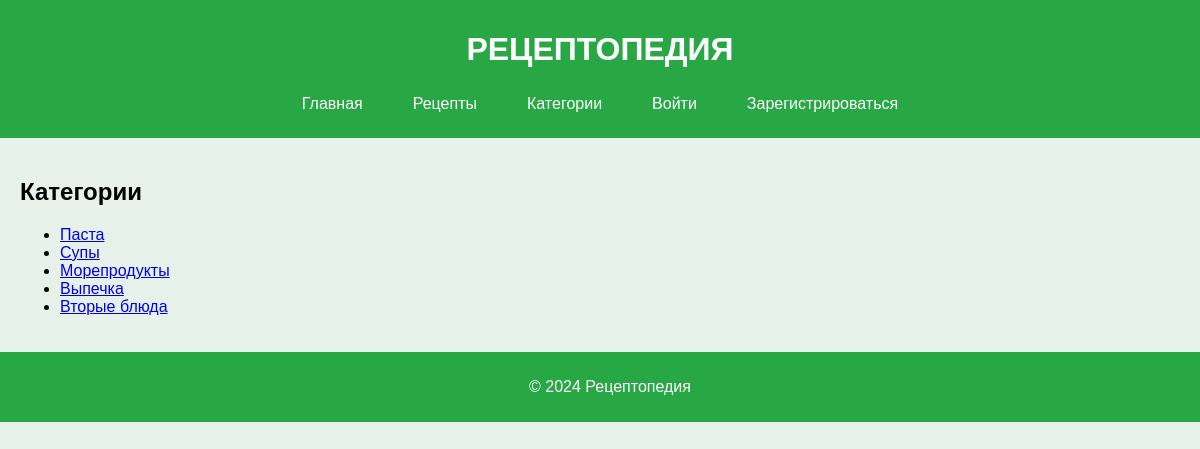
The page /category/ on the database its author committed.
### recipesapp/models.py (models this page shows, shortened)
class RecipeCategory(models.Model):
    name = models.CharField(max_length=100)

### recipesapp/views.py (the view)
# urls.py: path('category/', category_list, name='category_list'),  # маршрут для списка категорий
def category_list(request):
    category = RecipeCategory.objects.all()
    return render(request, 'recipesapp/category_list.html', {'category': category})

### recipesapp/templates/recipesapp/category_list.html (shortened to what this page needs)
{% extends 'base.html' %}
{% block content %}
    <h2>Категории</h2>
    <ul>
        {% for category in category %}
            <li><a href="{% url 'category_detail' category.pk %}">{{ category.name }}</a></li>
        {% endfor %}
    </ul>
{% endblock %}

### recipesapp/static/recipesapp/style.css (style rules this page uses)
body { font-family: Arial, sans-serif; margin: 0; padding: 0; background-color: #e6f2e9; }

### rows shown on the page
RecipeCategory: name "Паста"
RecipeCategory: name "Супы"
RecipeCategory: name "Морепродукты"
RecipeCategory: name "Выпечка"
RecipeCategory: name "Вторые блюда"
